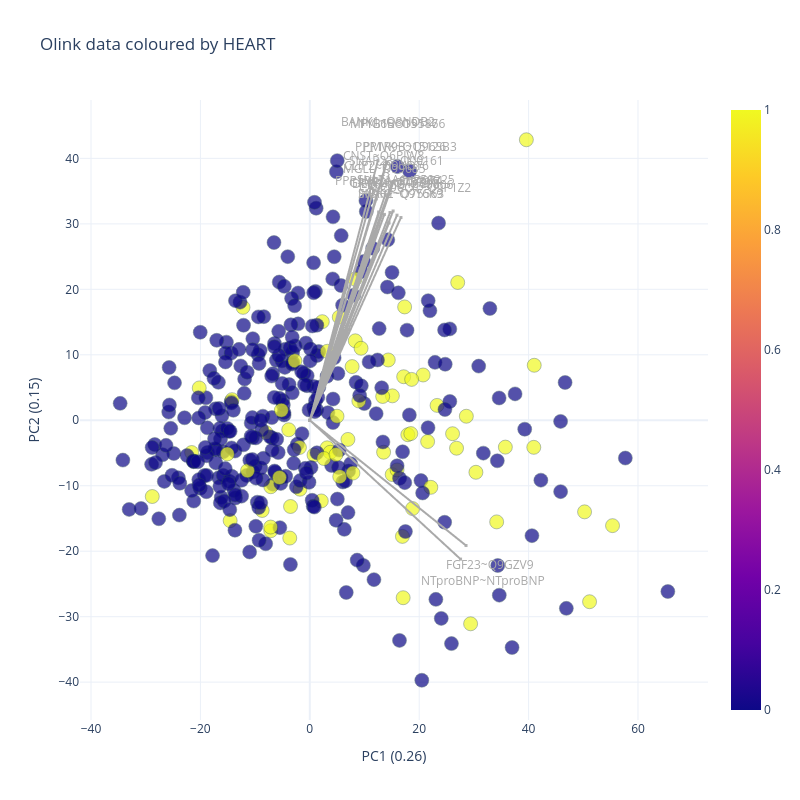

The notebook cell saved with this chart:
### Code cell
figure = viz.get_pca_plot(pca, identifier='pca', args=args)
iplot(figure.figure)

### Figure 1 — Plotly figure (JSON) as saved in the notebook; plotly's stock layout.template omitted (floating-point values rounded to 4 significant figures; data arrays with more than 128 entries replaced by an {"elided": "..."} marker saying what was removed)
{"data": [{"customdata": {"elided": "383x1 str values"}, "hovertemplate": "x=%{x}<br>y=%{y}<br>SampleID=%{customdata[0]}<br>group=%{marker.color}<extra></extra>", "legendgroup": "", "marker": {"color": {"elided": "383 int values"}, "coloraxis": "coloraxis", "line": {"color": "DarkSlateGrey", "width": 0.5}, "opacity": 0.7, "size": 14, "symbol": "circle"}, "mode": "markers", "name": "", "orientation": "v", "showlegend": false, "type": "scatter", "x": {"elided": "383 float values"}, "xaxis": "x", "y": {"elided": "383 float values"}, "yaxis": "y"}, {"marker": {"color": "darkgrey", "opacity": 0.9, "showscale": false, "size": 3, "symbol": 1}, "mode": "markers+lines", "name": "FYB1~O15117", "showlegend": false, "text": "FYB1~O15117 loading: 0.12", "type": "scattergl", "x": [0, 14.13], "y": [0, 39.48]}, {"marker": {"color": "darkgrey", "opacity": 0.9, "showscale": false, "size": 3, "symbol": 1}, "mode": "markers+lines", "name": "MPIG6B~O95866", "showlegend": false, "text": "MPIG6B~O95866 loading: 0.12", "type": "scattergl", "x": [0, 14.02], "y": [0, 39.4]}, {"marker": {"color": "darkgrey", "opacity": 0.9, "showscale": false, "size": 3, "symbol": 1}, "mode": "markers+lines", "name": "BANK1~Q8NDB2", "showlegend": false, "text": "BANK1~Q8NDB2 loading: 0.12", "type": "scattergl", "x": [0, 12.44], "y": [0, 39.65]}, {"marker": {"color": "darkgrey", "opacity": 0.9, "showscale": false, "size": 3, "symbol": 1}, "mode": "markers+lines", "name": "PPP1R9B~Q96SB3", "showlegend": false, "text": "PPP1R9B~Q96SB3 loading: 0.11", "type": "scattergl", "x": [0, 15.3], "y": [0, 36.42]}, {"marker": {"color": "darkgrey", "opacity": 0.9, "showscale": false, "size": 3, "symbol": 1}, "mode": "markers+lines", "name": "PMVK~Q15126", "showlegend": false, "text": "PMVK~Q15126 loading: 0.11", "type": "scattergl", "x": [0, 15.04], "y": [0, 36.36]}, {"marker": {"color": "darkgrey", "opacity": 0.9, "showscale": false, "size": 3, "symbol": 1}, "mode": "markers+lines", "name": "SNAP23~O00161", "showlegend": false, "text": "SNAP23~O00161 loading: 0.11", "type": "scattergl", "x": [0, 13.81], "y": [0, 34.51]}, {"marker": {"color": "darkgrey", "opacity": 0.9, "showscale": false, "size": 3, "symbol": 1}, "mode": "markers+lines", "name": "CNST~Q6PJW8", "showlegend": false, "text": "CNST~Q6PJW8 loading: 0.11", "type": "scattergl", "x": [0, 11.65], "y": [0, 35.17]}, {"marker": {"color": "darkgrey", "opacity": 0.9, "showscale": false, "size": 3, "symbol": 1}, "mode": "markers+lines", "name": "CLIP2~Q9UDT6", "showlegend": false, "text": "CLIP2~Q9UDT6 loading: 0.10", "type": "scattergl", "x": [0, 12.17], "y": [0, 33.81]}, {"marker": {"color": "darkgrey", "opacity": 0.9, "showscale": false, "size": 3, "symbol": 1}, "mode": "markers+lines", "name": "MGLL~Q99685", "showlegend": false, "text": "MGLL~Q99685 loading: 0.10", "type": "scattergl", "x": [0, 11.95], "y": [0, 33.49]}, {"marker": {"color": "darkgrey", "opacity": 0.9, "showscale": false, "size": 3, "symbol": 1}, "mode": "markers+lines", "name": "SULT1A1~P50225", "showlegend": false, "text": "SULT1A1~P50225 loading: 0.10", "type": "scattergl", "x": [0, 15.24], "y": [0, 31.97]}, {"marker": {"color": "darkgrey", "opacity": 0.9, "showscale": false, "size": 3, "symbol": 1}, "mode": "markers+lines", "name": "CALCOCO1~Q9P1Z2", "showlegend": false, "text": "CALCOCO1~Q9P1Z2 loading: 0.10", "type": "scattergl", "x": [0, 16.66], "y": [0, 30.96]}, {"marker": {"color": "darkgrey", "opacity": 0.9, "showscale": false, "size": 3, "symbol": 1}, "mode": "markers+lines", "name": "COX5B~P10606", "showlegend": false, "text": "COX5B~P10606 loading: 0.10", "type": "scattergl", "x": [0, 15.94], "y": [0, 31.32]}, {"marker": {"color": "darkgrey", "opacity": 0.9, "showscale": false, "size": 3, "symbol": 1}, "mode": "markers+lines", "name": "YES1~P07947", "showlegend": false, "text": "YES1~P07947 loading: 0.10", "type": "scattergl", "x": [0, 14.66], "y": [0, 31.73]}, {"marker": {"color": "darkgrey", "opacity": 0.9, "showscale": false, "size": 3, "symbol": 1}, "mode": "markers+lines", "name": "NTproBNP~NTproBNP", "showlegend": false, "text": "NTproBNP~NTproBNP loading: 0.10", "type": "scattergl", "x": [0, 27.57], "y": [0, -21.21]}, {"marker": {"color": "darkgrey", "opacity": 0.9, "showscale": false, "size": 3, "symbol": 1}, "mode": "markers+lines", "name": "FGF23~Q9GZV9", "showlegend": false, "text": "FGF23~Q9GZV9 loading: 0.10", "type": "scattergl", "x": [0, 28.57], "y": [0, -19.14]}, {"marker": {"color": "darkgrey", "opacity": 0.9, "showscale": false, "size": 3, "symbol": 1}, "mode": "markers+lines", "name": "DECR1~Q16698", "showlegend": false, "text": "DECR1~Q16698 loading: 0.10", "type": "scattergl", "x": [0, 13.63], "y": [0, 31.45]}, {"marker": {"color": "darkgrey", "opacity": 0.9, "showscale": false, "size": 3, "symbol": 1}, "mode": "markers+lines", "name": "GRAP2~O75791", "showlegend": false, "text": "GRAP2~O75791 loading: 0.10", "type": "scattergl", "x": [0, 13.16], "y": [0, 31.59]}, {"marker": {"color": "darkgrey", "opacity": 0.9, "showscale": false, "size": 3, "symbol": 1}, "mode": "markers+lines", "name": "PPP1R12A~O14974", "showlegend": false, "text": "PPP1R12A~O14974 loading: 0.10", "type": "scattergl", "x": [0, 12.6], "y": [0, 31.81]}, {"marker": {"color": "darkgrey", "opacity": 0.9, "showscale": false, "size": 3, "symbol": 1}, "mode": "markers+lines", "name": "SKAP2~O75563", "showlegend": false, "text": "SKAP2~O75563 loading: 0.10", "type": "scattergl", "x": [0, 14.49], "y": [0, 30.17]}, {"marker": {"color": "darkgrey", "opacity": 0.9, "showscale": false, "size": 3, "symbol": 1}, "mode": "markers+lines", "name": "IKBKG~Q9Y6K9", "showlegend": false, "text": "IKBKG~Q9Y6K9 loading: 0.10", "type": "scattergl", "x": [0, 14.4], "y": [0, 30.12]}], "layout": {"annotations": [{"align": "center", "ax": 20, "ay": -30, "font": {"color": "darkgrey", "size": 12}, "showarrow": false, "text": "FYB1~O15117", "x": 16.25, "xref": "x", "y": 45.4, "yref": "y"}, {"align": "center", "ax": 20, "ay": -30, "font": {"color": "darkgrey", "size": 12}, "showarrow": false, "text": "MPIG6B~O95866", "x": 16.12, "xref": "x", "y": 45.31, "yref": "y"}, {"align": "center", "ax": 20, "ay": -30, "font": {"color": "darkgrey", "size": 12}, "showarrow": false, "text": "BANK1~Q8NDB2", "x": 14.31, "xref": "x", "y": 45.6, "yref": "y"}, {"align": "center", "ax": 20, "ay": -30, "font": {"color": "darkgrey", "size": 12}, "showarrow": false, "text": "PPP1R9B~Q96SB3", "x": 17.59, "xref": "x", "y": 41.88, "yref": "y"}, {"align": "center", "ax": 20, "ay": -30, "font": {"color": "darkgrey", "size": 12}, "showarrow": false, "text": "PMVK~Q15126", "x": 17.3, "xref": "x", "y": 41.82, "yref": "y"}, {"align": "center", "ax": 20, "ay": -30, "font": {"color": "darkgrey", "size": 12}, "showarrow": false, "text": "SNAP23~O00161", "x": 15.88, "xref": "x", "y": 39.69, "yref": "y"}, {"align": "center", "ax": 20, "ay": -30, "font": {"color": "darkgrey", "size": 12}, "showarrow": false, "text": "CNST~Q6PJW8", "x": 13.39, "xref": "x", "y": 40.44, "yref": "y"}, {"align": "center", "ax": 20, "ay": -30, "font": {"color": "darkgrey", "size": 12}, "showarrow": false, "text": "CLIP2~Q9UDT6", "x": 13.99, "xref": "x", "y": 38.89, "yref": "y"}, {"align": "center", "ax": 20, "ay": -30, "font": {"color": "darkgrey", "size": 12}, "showarrow": false, "text": "MGLL~Q99685", "x": 13.74, "xref": "x", "y": 38.51, "yref": "y"}, {"align": "center", "ax": 20, "ay": -30, "font": {"color": "darkgrey", "size": 12}, "showarrow": false, "text": "SULT1A1~P50225", "x": 17.53, "xref": "x", "y": 36.77, "yref": "y"}, {"align": "center", "ax": 20, "ay": -30, "font": {"color": "darkgrey", "size": 12}, "showarrow": false, "text": "CALCOCO1~Q9P1Z2", "x": 19.15, "xref": "x", "y": 35.61, "yref": "y"}, {"align": "center", "ax": 20, "ay": -30, "font": {"color": "darkgrey", "size": 12}, "showarrow": false, "text": "COX5B~P10606", "x": 18.33, "xref": "x", "y": 36.02, "yref": "y"}, {"align": "center", "ax": 20, "ay": -30, "font": {"color": "darkgrey", "size": 12}, "showarrow": false, "text": "YES1~P07947", "x": 16.86, "xref": "x", "y": 36.48, "yref": "y"}, {"align": "center", "ax": 20, "ay": -30, "font": {"color": "darkgrey", "size": 12}, "showarrow": false, "text": "NTproBNP~NTproBNP", "x": 31.7, "xref": "x", "y": -24.4, "yref": "y"}, {"align": "center", "ax": 20, "ay": -30, "font": {"color": "darkgrey", "size": 12}, "showarrow": false, "text": "FGF23~Q9GZV9", "x": 32.85, "xref": "x", "y": -22.01, "yref": "y"}, {"align": "center", "ax": 20, "ay": -30, "font": {"color": "darkgrey", "size": 12}, "showarrow": false, "text": "DECR1~Q16698", "x": 15.68, "xref": "x", "y": 36.17, "yref": "y"}, {"align": "center", "ax": 20, "ay": -30, "font": {"color": "darkgrey", "size": 12}, "showarrow": false, "text": "GRAP2~O75791", "x": 15.13, "xref": "x", "y": 36.33, "yref": "y"}, {"align": "center", "ax": 20, "ay": -30, "font": {"color": "darkgrey", "size": 12}, "showarrow": false, "text": "PPP1R12A~O14974", "x": 14.49, "xref": "x", "y": 36.58, "yref": "y"}, {"align": "center", "ax": 20, "ay": -30, "font": {"color": "darkgrey", "size": 12}, "showarrow": false, "text": "SKAP2~O75563", "x": 16.67, "xref": "x", "y": 34.7, "yref": "y"}, {"align": "center", "ax": 20, "ay": -30, "font": {"color": "darkgrey", "size": 12}, "showarrow": false, "text": "IKBKG~Q9Y6K9", "x": 16.56, "xref": "x", "y": 34.64, "yref": "y"}], "height": 800, "hovermode": "closest", "legend": {"orientation": "h", "x": 1, "xanchor": "right", "y": 1, "yanchor": "bottom"}, "title": {"text": "Olink data coloured by HEART"}, "width": 800, "xaxis": {"title": {"text": "PC1 (0.26)"}}, "yaxis": {"title": {"text": "PC2 (0.15)"}}}}
